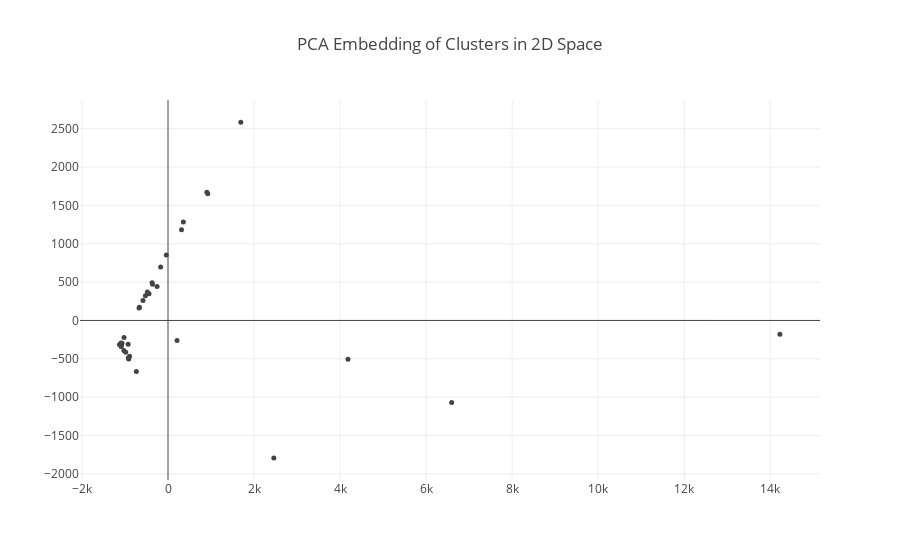
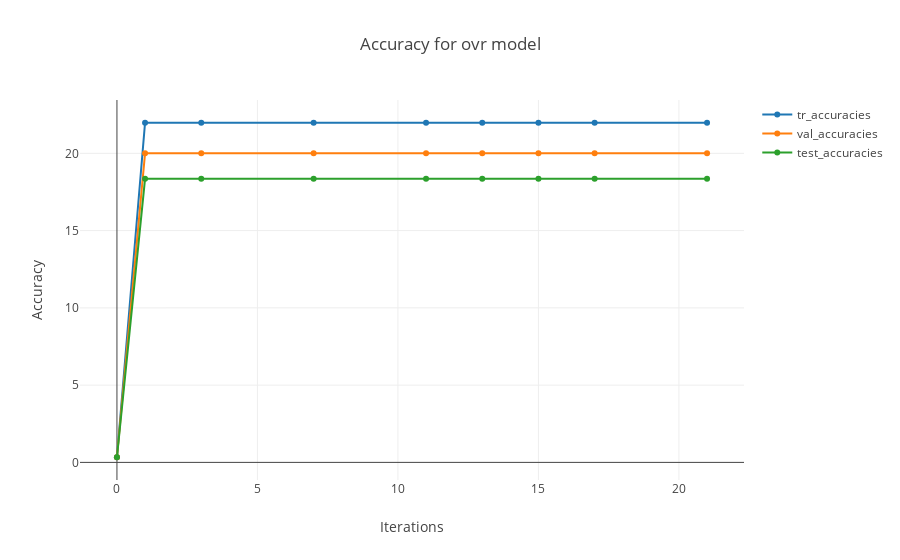

Notebook source saved alongside these figures, in order:
### Code cell
lr_location = run_regression(X_r, Y_r, penalty = 'l1')

### Figure 1 — Plotly figure (JSON) as saved in the notebook; plotly's stock layout.template omitted (floating-point values rounded to 4 significant figures; data arrays with more than 128 entries replaced by an {"elided": "..."} marker saying what was removed)
{"data": [{"marker": {"color": {"elided": "47x30 int values"}, "colorscale": [[0, "#dd2c4f"], [1, "#3d6fcc"]], "size": "5"}, "mode": "markers", "type": "scatter", "x": [209.5, -441.2, -926.5, -1113.0, -1113.0, 904.7, -1113.0, -1092.0, -1110.0, 6594.0, -1113.0, -1091.0, -171.2, -254.2, -1026.0, -735.5, -1113.0, -39.92, 924.6, -581.8, -360.4, -663.6, -892.7, 356.8, -1096.0, 4183.0, -1112.0, -1113.0, -673.0, -924.3, -525.0, -369.7, -1113.0, -1090.0, 313.6, -1022.0, 2460.0, -480.5, 1693.0, -1113.0, -983.4, -1113.0, -913.2, -1088.0, 14220.0, -1070.0, -1113.0], "y": [-260.7, 348.3, -309.9, -317.8, -318.2, 1672.0, -317.9, -295.1, -315.4, -1069.0, -317.8, -335.6, 697.7, 441.8, -392.5, -664.1, -317.9, 852.7, 1653.0, 261.4, 472.1, 172.4, -466.9, 1285.0, -310.7, -506.0, -316.7, -318.0, 161.8, -488.8, 323.5, 492.8, -317.8, -317.5, 1184.0, -222.9, -1792.0, 372.1, 2586.0, -318.0, -414.8, -318.3, -501.2, -341.1, -180.8, -296.2, -318.3]}], "layout": {"title": "PCA Embedding of Clusters in 2D Space"}}

### Figure 2 — Plotly figure (JSON) as saved in the notebook; plotly's stock layout.template omitted (floating-point values rounded to 4 significant figures)
{"data": [{"name": "tr_accuracies", "type": "scatter", "x": [0, 1, 3, 7, 11, 13, 15, 17, 21], "y": [0.3333, 21.98, 21.98, 21.98, 21.98, 21.98, 21.98, 21.98, 21.98]}, {"name": "val_accuracies", "type": "scatter", "x": [0, 1, 3, 7, 11, 13, 15, 17, 21], "y": [0.3333, 20, 20, 20, 20, 20, 20, 20, 20]}, {"name": "test_accuracies", "type": "scatter", "x": [0, 1, 3, 7, 11, 13, 15, 17, 21], "y": [0.3333, 18.35, 18.35, 18.35, 18.35, 18.35, 18.35, 18.35, 18.35]}], "layout": {"title": "Accuracy for ovr model", "xaxis": {"title": "Iterations"}, "yaxis": {"title": "Accuracy"}}}
